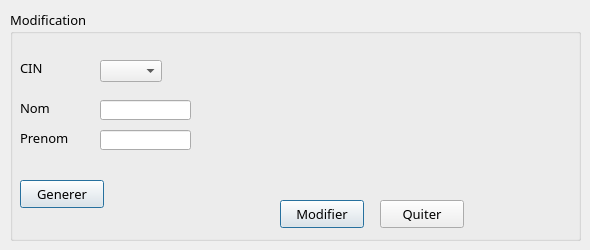
        <widget class="QWidget" name="tab_amir2">
         <attribute name="title">
          <string>Modifier</string>
         </attribute>
         <widget class="QGroupBox" name="groupBox_amir2">
          <property name="geometry">
           <rect>
            <x>10</x>
            <y>10</y>
            <width>571</width>
            <height>231</height>
           </rect>
          </property>
          <property name="font">
           <font>
            <family>MS Reference Sans Serif</family>
            <pointsize>10</pointsize>
            <weight>50</weight>
            <bold>false</bold>
           </font>
          </property>
          <property name="title">
           <string>Modification</string>
          </property>
          <widget class="QLabel" name="label_40">
           <property name="geometry">
            <rect>
             <x>10</x>
             <y>50</y>
             <width>71</width>
             <height>16</height>
            </rect>
           </property>
           <property name="text">
            <string>CIN</string>
           </property>
          </widget>
          <widget class="QLineEdit" name="lineEdit_nom_modif_client">
           <property name="geometry">
            <rect>
             <x>90</x>
             <y>90</y>
             <width>91</width>
             <height>20</height>
            </rect>
           </property>
          </widget>
          <widget class="QLabel" name="label_41">
           <property name="geometry">
            <rect>
             <x>10</x>
             <y>90</y>
             <width>71</width>
             <height>16</height>
            </rect>
           </property>
           <property name="text">
            <string>Nom</string>
           </property>
          </widget>
          <widget class="QPushButton" name="modifier_client">
           <property name="geometry">
            <rect>
             <x>270</x>
             <y>190</y>
             <width>84</width>
             <height>28</height>
            </rect>
           </property>
           <property name="font">
            <font>
             <family>MS Reference Sans Serif</family>
            </font>
           </property>
           <property name="styleSheet">
            <string notr="true">QPushButton::hover
{
	background-color: qlineargradient(spread:pad, x1:0, y1:0.511, x2:1, y2:0.511, stop:0 rgba(0, 207, 179, 255),stop:1 rgb(108, 135, 255));

}</string>
           </property>
           <property name="text">
            <string>Modifier</string>
           </property>
           <property name="default">
            <bool>true</bool>
           </property>
          </widget>
          <widget class="QLabel" name="label_42">
           <property name="geometry">
            <rect>
             <x>10</x>
             <y>120</y>
             <width>71</width>
             <height>16</height>
            </rect>
           </property>
           <property name="text">
            <string>Prenom</string>
           </property>
          </widget>
          <widget class="QLineEdit" name="lineEdit_pren_modif_client">
           <property name="geometry">
            <rect>
             <x>90</x>
             <y>120</y>
             <width>91</width>
             <height>20</height>
            </rect>
           </property>
          </widget>
          <widget class="QPushButton" name="quitter_modifier_2">
           <property name="geometry">
            <rect>
             <x>370</x>
             <y>190</y>
             <width>84</width>
             <height>28</height>
            </rect>
           </property>
           <property name="font">
            <font>
             <family>MS Reference Sans Serif</family>
            </font>
           </property>
           <property name="contextMenuPolicy">
            <enum>Qt::NoContextMenu</enum>
           </property>
           <property name="styleSheet">
            <string notr="true">QPushButton::hover
{
	background-color: qlineargradient(spread:pad, x1:0, y1:0.511, x2:1, y2:0.511, stop:0 rgba(0, 207, 179, 255),stop:1 rgb(108, 135, 255));

}</string>
           </property>
           <property name="text">
            <string>Quiter</string>
           </property>
           <property name="autoDefault">
            <bool>false</bool>
           </property>
           <property name="default">
            <bool>false</bool>
           </property>
           <property name="flat">
            <bool>false</bool>
           </property>
          </widget>
          <widget class="QComboBox" name="comboBox_modif_client">
           <property name="geometry">
            <rect>
             <x>90</x>
             <y>50</y>
             <width>62</width>
             <height>22</height>
            </rect>
           </property>
          </widget>
          <widget class="QPushButton" name="generer">
           <property name="geometry">
            <rect>
             <x>10</x>
             <y>170</y>
             <width>84</width>
             <height>28</height>
            </rect>
           </property>
           <property name="font">
            <font>
             <family>MS Reference Sans Serif</family>
            </font>
           </property>
           <property name="styleSheet">
            <string notr="true">QPushButton::hover
{
	background-color: qlineargradient(spread:pad, x1:0, y1:0.511, x2:1, y2:0.511, stop:0 rgba(0, 207, 179, 255),stop:1 rgb(108, 135, 255));

}</string>
           </property>
           <property name="text">
            <string>Generer</string>
           </property>
           <property name="default">
            <bool>true</bool>
           </property>
          </widget>
         </widget>
        </widget>
